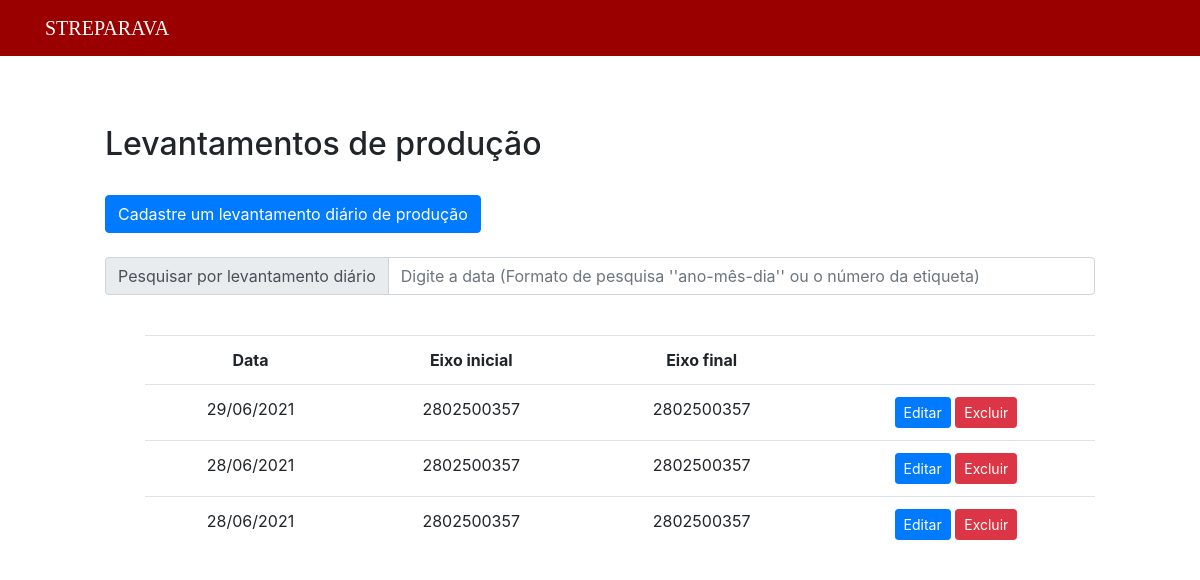
The app's page /public/final35/listFinal35.php, older data.
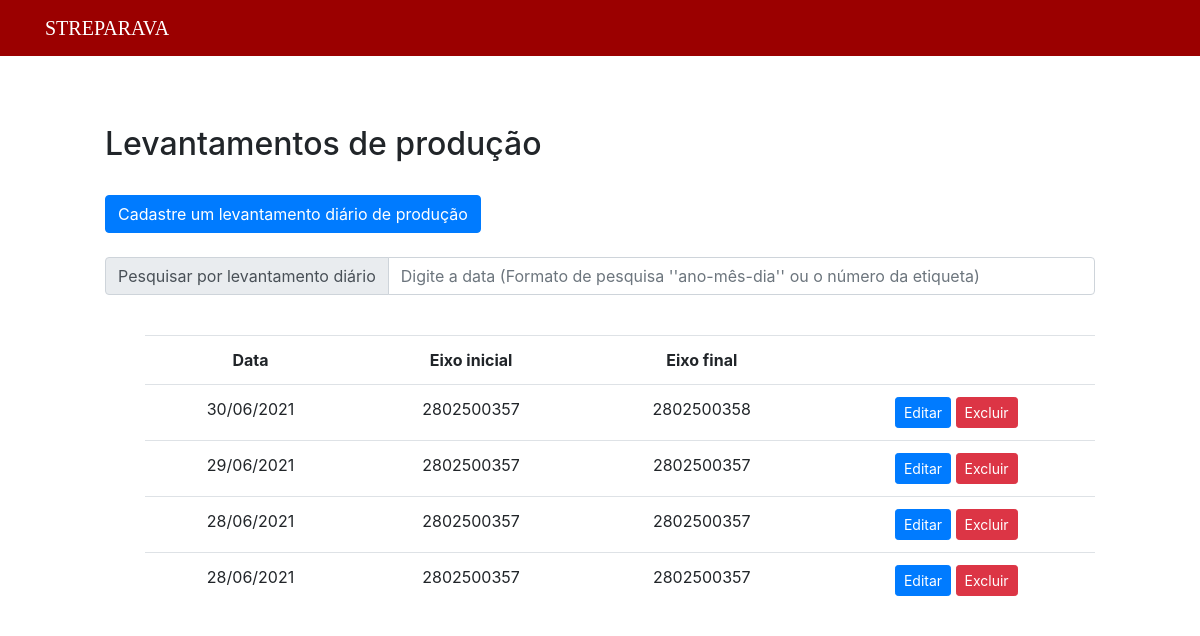
The same page, newer data.
### tables this page shows
CREATE TABLE `levantamento35f` (
  `id_levantamento35` int(11) NOT NULL,
  `data` date NOT NULL,
  `prod7` int(11) NOT NULL,
  `t7` int(11) NOT NULL,
  `obs7` text NOT NULL,
  `prod8` int(11) NOT NULL,
  `t8` int(11) NOT NULL,
  `obs8` text NOT NULL,
  `prod9` int(11) NOT NULL,
  `t9` int(11) NOT NULL,
  `obs9` text NOT NULL,
  `prod10` int(11) NOT NULL,
  `t10` int(11) NOT NULL,
  `obs10` text NOT NULL,
  `prod11` int(11) NOT NULL,
  `t11` int(11) NOT NULL,
  `obs11` text NOT NULL,
  `prod12` int(11) NOT NULL,
  `t12` int(11) NOT NULL,
  `obs12` text NOT NULL,
  `prod13` int(11) NOT NULL,
  `t13` int(11) NOT NULL,
  `obs13` text NOT NULL,
  `prod14` int(11) NOT NULL,
  `t14` int(11) NOT NULL,
  `obs14` text NOT NULL,
  `prod15` int(11) NOT NULL,
  `t15` int(11) NOT NULL,
  `obs15` text NOT NULL,
  `prod16` int(11) NOT NULL,
  `t16` int(11) NOT NULL,
  `obs16` text NOT NULL,
  `total` int(11) NOT NULL,
  `tempo_total` int(11) NOT NULL,
  `etiqueta1` bigint(20) NOT NULL,
  `etiqueta2` bigint(20) NOT NULL
);

### public/final35/listFinal35NoSearch.php (the view, shortened to what this page needs)
<?php
include("../../data/connection.php");
$sql = "SELECT *, DATE_FORMAT(data,'%d/%m/%Y') as datas FROM levantamento35f order by data DESC";
$dadosLevantamento35 = $connection->query($sql);
if ($dadosLevantamento35->num_rows > 0) {
?>
    <div style="margin-left: 100px; margin-right: 100px;">
        <br>
        <table class="table" style="text-align: center;">
            <tr>
                <th>Data</th>
                <th>Eixo inicial</th>
                <th>Eixo final</th>
                <th></th>
            </tr>
            <?php
            while ($exibir = $dadosLevantamento35->fetch_assoc()) {
            ?>
                <tr>
                    <td><?php echo $exibir["datas"] ?></td>
                    <td><?php echo $exibir["etiqueta1"] ?></td>
                    <td><?php echo $exibir["etiqueta2"] ?></td>
                    <td>
                        <button type="button" class="btn btn-primary btn-sm">
                            <a href="editFinal35.php?id=<?php echo $exibir["id_levantamento35"] ?>" style="text-decoration: none; color: white">Editar</a>
                        </button>
                        <button type="submit" class="btn btn-danger btn-sm" formmethod="post">
                            <a href="deleteFinal35.php?id=<?php echo $exibir["id_levantamento35"] ?>" style="text-decoration: none; color: white"> Excluir </a>
                        </button>
                    </td>
                </tr>
            <?php
            }
            ?>
        </table>
    </div>
<?php
} else { ?>
    <div style="margin-left: 100px; margin-right: 100px;">
    <?php
    echo "Nenhum registro encontrado.";
}
    ?>

Row changes from the older to the newer data that the page shows:
added levantamento35f: datas "30/06/2021", etiqueta1 "2802500357", etiqueta2 "2802500358"
